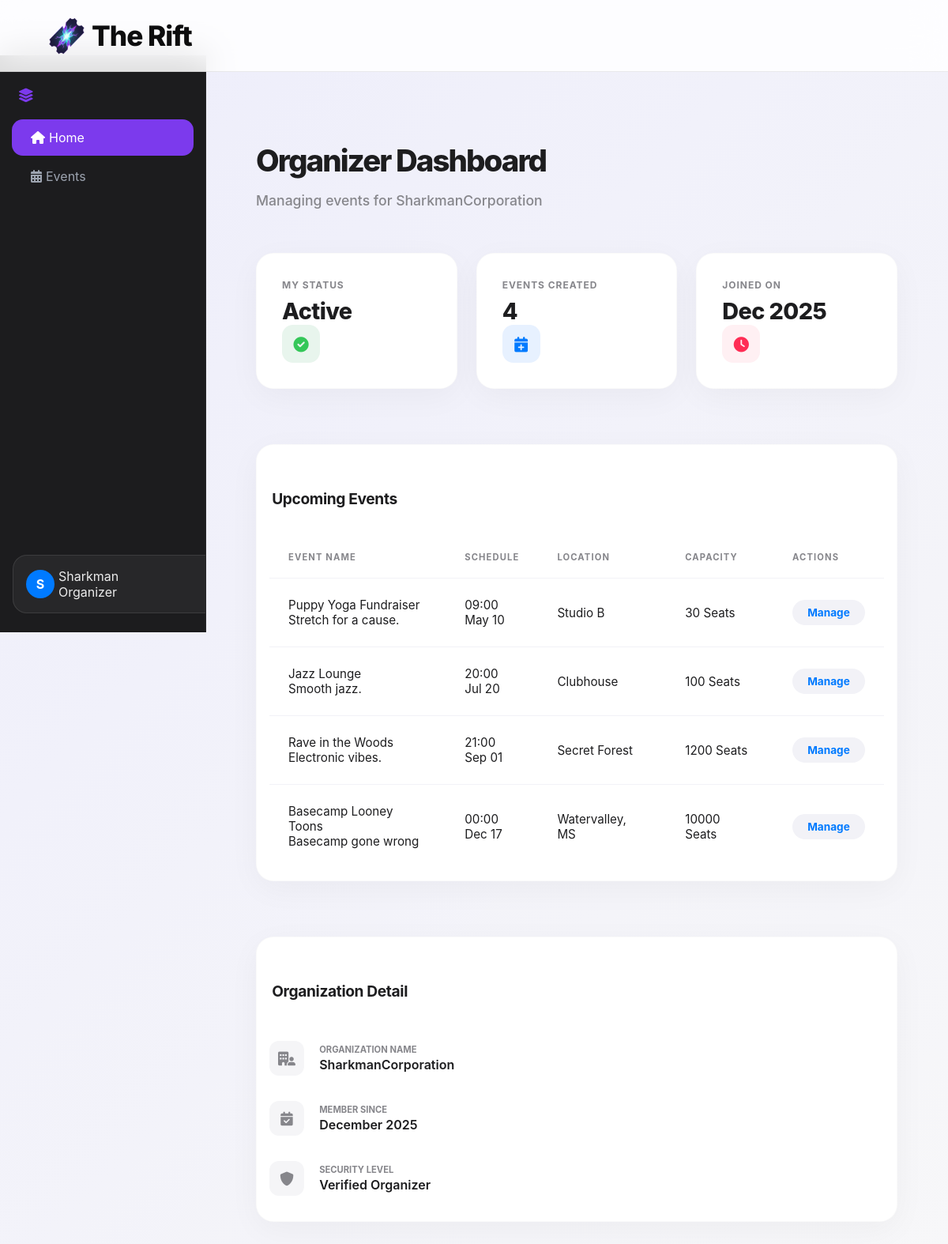
The page /dashboard/org/5/user/ (signed in) on the database its author committed.
### App/models.py (models this page shows, shortened)
class User(AbstractUser):
    is_customer = models.BooleanField(default=False)
    address = models.CharField(max_length=255, blank=True, null=True)
    phone = models.CharField(max_length=20, blank=True, null=True)

class Organization(models.Model):
    name = models.CharField(max_length=255, unique=True)
    created_at = models.DateTimeField(auto_now_add=True)

class OrganizationMembership(models.Model):
    ROLE_CHOICES = (
        ('admin', 'Organization Admin'),
        ('user', 'Organization User'),
    )
    STATUS_CHOICES = (
        ('pending', 'Pending'),
        ('active', 'Active'),
        ('Non-active', 'Non-active')
    )
    user = models.ForeignKey(
        settings.AUTH_USER_MODEL,
        on_delete=models.CASCADE
    )
    organization = models.ForeignKey(Organization, on_delete=models.CASCADE)
    role = models.CharField(max_length=10, choices=ROLE_CHOICES)
    status = models.CharField(max_length=10, choices=STATUS_CHOICES, default='pending')
    joined_at = models.DateTimeField(auto_now_add=True)
    class Meta:
        unique_together = ('user', 'organization')

class Event(models.Model):
    organization = models.ForeignKey(Organization, on_delete=models.CASCADE)
    title = models.CharField(max_length=100)
    description = models.TextField()
    banner_image = models.ImageField(upload_to='event_images/', default='event_images/default_eventimage.png',null=True,blank=True)
    location = models.CharField(max_length=100)
    date = models.DateField()
    start_time = models.TimeField()
    end_time = models.TimeField()
    capacity = models.IntegerField()
    created_at = models.DateTimeField(auto_now_add=True)

### App/views.py (the view)
# urls.py: path('dashboard/org/<int:org_id>/user/', v.user_dashboard, name='org_user_dashboard'),
@login_required
def user_dashboard(request, org_id):
    membership = OrganizationMembership.objects.filter(
        user=request.user,
        organization_id=org_id,
        status__in=['active', 'Non-active']
    ).first()
    if not membership:
        messages.error(request, "You do not belong to this organization.")
        return redirect("home_page")
    my_events = Event.objects.filter(
        organization=membership.organization
    ).order_by('-created_at')
    return render(request, "org_user_dashboard.html", {
        "organization": membership.organization,
        "membership": membership,
        "my_events": my_events,
    })

### App/context_processors.py (called while the page is built)
def current_url(request):
    return {
        'current_path': request.path,
        'current_full_url': request.get_full_path(),
        'current_absolute_uri': request.build_absolute_uri(),
    }

def base_view(request):
    if not request.user.is_authenticated:
        return {}
    membership = OrganizationMembership.objects.filter(user=request.user).first()
    if not membership:
        return {}
    if membership.role == "admin":
        status = 1
    elif membership.role == 'user':
        status = 2
    else:
        status = 3
    return {
        'status': status,
        'membership': membership
    }

### App/templates/org_user_dashboard.html
{% extends "base.html" %}
{% load static %}
{% block content %}
<link rel="stylesheet" href="https://cdnjs.cloudflare.com/ajax/libs/font-awesome/6.0.0/css/all.min.css">
<link rel="stylesheet" href="{% static 'org_user_dashboard.css' %}">
<nav class="sidebar">
    <div class="sidebar-brand">
        <i class="fas fa-layer-group me-2" style="color: var(--apple-purple);"></i> {{ organization.user.name }}
    </div>
    <div class="nav flex-column mt-3">
        <a href="#" class="nav-link active">
            <i class="fas fa-house" id="t_icon"></i> Home
        </a>
        <a href="#my-events" class="nav-link">
            <i class="fas fa-calendar-days" id="t_icon"></i> Events
        </a>
    </div>
    <div class="sidebar-footer">
        <div class="peaking-tab">
            <div class="user-avatar-sidebar">
                {{ request.user.username|slice:":1"|upper }}
            </div>
            <div class="profile-info ms-3 overflow-hidden">
                <div class="name text-white">{{ request.user.username }}</div>
                <div class="email">Organizer</div>
            </div>
        </div>
    </div>
</nav>
<main class="main-content animate-fade-in">
    <header class="dashboard-header">
        <h1 class="page-title">Organizer Dashboard</h1>
        <p class="subtitle">Managing events for {{ organization.name }}</p>
    </header>
    <section class="stats-grid">
        <div class="stat-card">
            <div class="stat-header">
                <div>
                    <div class="stat-label">My Status</div>
                    <div class="stat-value text-success">{{ membership.get_status_display|default:"Active" }}</div>
                </div>
                <div class="stat-icon-wrapper status-active">
                    <i class="fas fa-check-circle"></i>
                </div>
            </div>
        </div>
        <div class="stat-card">
            <div class="stat-header">
                <div>
                    <div class="stat-label">Events Created</div>
                    <div class="stat-value">{{ my_events.count }}</div>
                </div>
                <div class="stat-icon-wrapper events-count">
                    <i class="fas fa-calendar-plus"></i>
                </div>
            </div>
        </div>
        <div class="stat-card">
            <div class="stat-header">
                <div>
                    <div class="stat-label">Joined On</div>
                    <div class="stat-value">{{ membership.joined_at|date:"M Y" }}</div>
                </div>
                <div class="stat-icon-wrapper time-joined">
                    <i class="fas fa-clock"></i>
                </div>
            </div>
        </div>
    </section>
    <div class="row g-4">
        <div class="col-lg-8" id="my-events">
            <div class="table-card">
                <div class="table-header">
                    <h5>Upcoming Events</h5>
                </div>
                <div class="table-responsive">
                    <table class="custom-table">
                        <thead>
                            <tr>
                                <th>Event Name</th>
                                <th>Schedule</th>
                                <th>Location</th>
                                <th>Capacity</th>
                                <th class="text-end">Actions</th>
                            </tr>
                        </thead>
                        <tbody>
                            {% for event in my_events %}
                            <tr>
                                <td>
                                    <div class="d-flex align-items-center">
                                        <div>
                                            <div class="fw-bold">{{ event.title }}</div>
                                            <div class="text-muted small text-truncate" style="max-width: 180px;">{{ event.description }}</div>
                                        </div>
                                    </div>
                                </td>
                                <td>
                                    <div class="fw-bold">{{ event.start_time|time:"H:i" }}</div>
                                    <div class="text-muted small">{{ event.date|date:"M d" }}</div>
                                </td>
                                <td class="text-muted small">{{ event.location }}</td>
                                <td>
                                    <span class="fw-bold">{{ event.capacity }}</span> <span class="text-muted small">Seats</span>
                                </td>
                                <td class="text-end">
                                    <a href="{% url 'ticket_tier' event.id %}" class="btn-manage">Manage</a>
                                </td>
                            </tr>
                            {% empty %}
                            <tr>
                                <td colspan="5" class="text-center py-5">
                                    <p class="text-muted">No events currently scheduled.</p>
                                </td>
                            </tr>
                            {% endfor %}
                        </tbody>
                    </table>
                </div>
            </div>
        </div>
        <div class="col-lg-4">
            <div class="table-card">
                <div class="table-header">
                    <h5>Organization Detail</h5>
                </div>
                <div class="p-3">
                    <ul class="info-list">
                        <li class="info-item">
                            <div class="info-icon"><i class="fas fa-building-user"></i></div>
                            <div class="info-content">
                                <div class="label">Organization Name</div>
                                <div class="val">{{ organization.name }}</div>
                            </div>
                        </li>
                        <li class="info-item">
                            <div class="info-icon"><i class="fas fa-calendar-check"></i></div>
                            <div class="info-content">
                                <div class="label">Member Since</div>
                                <div class="val">{{ membership.joined_at|date:"F Y" }}</div>
                            </div>
                        </li>
                        <li class="info-item">
                            <div class="info-icon"><i class="fas fa-shield-halved"></i></div>
                            <div class="info-content">
                                <div class="label">Security Level</div>
                                <div class="val">Verified Organizer</div>
                            </div>
                        </li>
                    </ul>
                </div>
            </div>
        </div>
    </div>
</main>
{% endblock %}

### App/static/common.css (style rules this page uses)
:root { --glass-bg: rgba(255, 255, 255, 0.85); --glass-border: 1px solid rgba(0, 0, 0, 0.08); --primary-blue: #007aff; --primary-text: #0d0d0e; --secondary-text: #181616; --pill-bg: #f2f2f5; --hero-gradient: linear-gradient(135deg, #4a148c 0%, #6a1b9a 50%, #9c27b0 100%); --peek-height: 90px; --open-height: 165px; --info-open-height: 1000px; }
body { margin: 0; padding-top: var(--peek-height); font-family: 'Inter', -apple-system, BlinkMacSystemFont, sans-serif; color: var(--primary-text); background: linear-gradient(135deg, rgba(230, 230, 255, 0.5) 0%, rgba(255, 255, 255, 0.2) 100%); }

### App/templates/base.html (style rules this page uses)
body { margin: 0; padding-top: 90px; font-family: 'Inter', -apple-system, BlinkMacSystemFont, sans-serif; color: #0d0d0e; }

### rows shown on the page
User: user.username "S", user.username "Sharkman"
Organization: name "SharkmanCorporation"
OrganizationMembership: status "Active", joined_at "Dec 2025", joined_at "December 2025"
Event: title "Puppy Yoga Fundraiser", description "Stretch for a cause.", start_time "09:00", date "May 10", location "Studio B", capacity "30"
Event: title "Jazz Lounge", description "Smooth jazz.", start_time "20:00", date "Jul 20", location "Clubhouse", capacity "100"
Event: title "Rave in the Woods", description "Electronic vibes.", start_time "21:00", date "Sep 01", location "Secret Forest", capacity "1200"
Event: title "Basecamp Looney Toons", description "Basecamp gone wrong", start_time "00:00", date "Dec 17", location "Watervalley, MS", capacity "10000"

### other values the page prints
{{ my_events.count }} "4"
